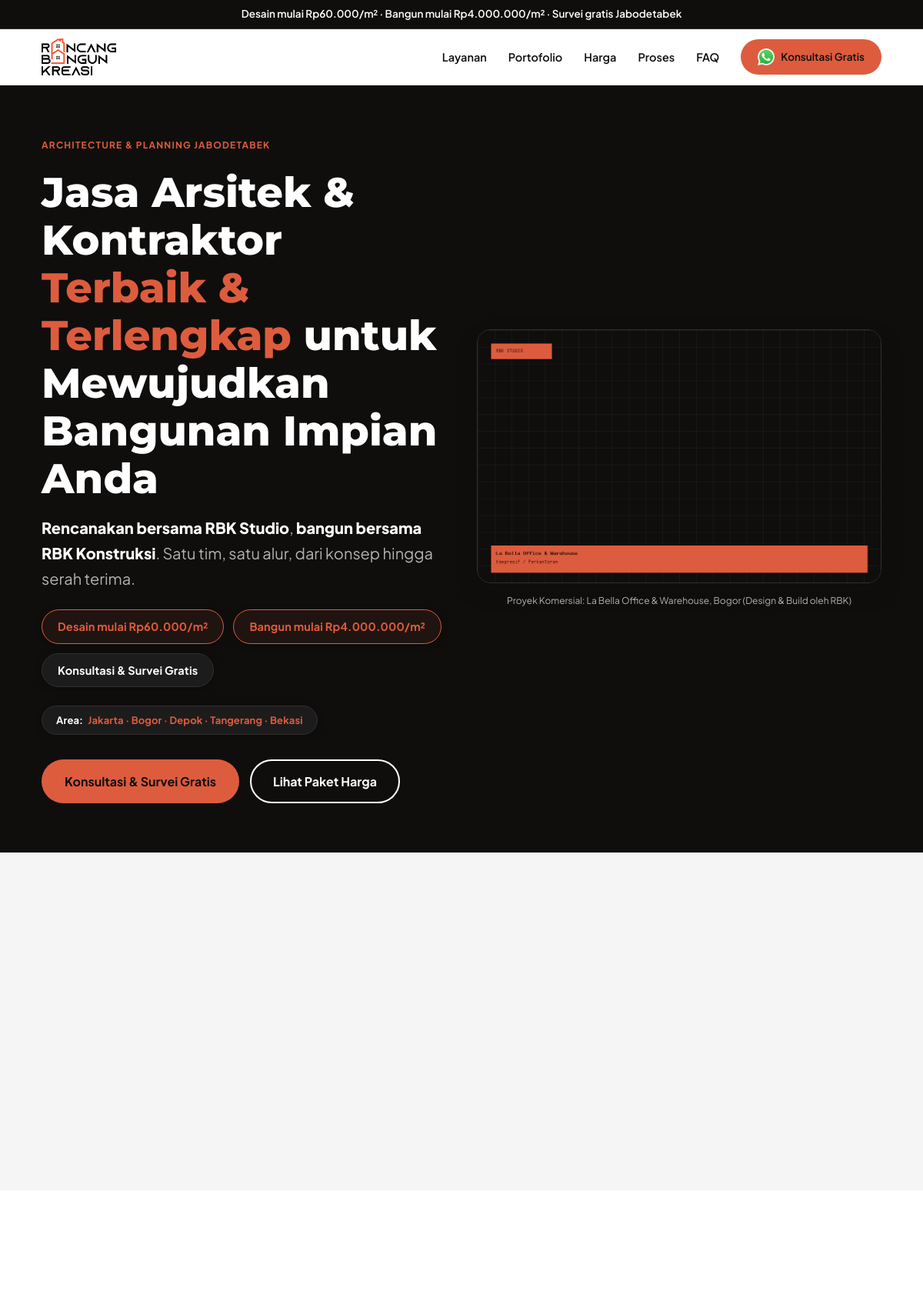
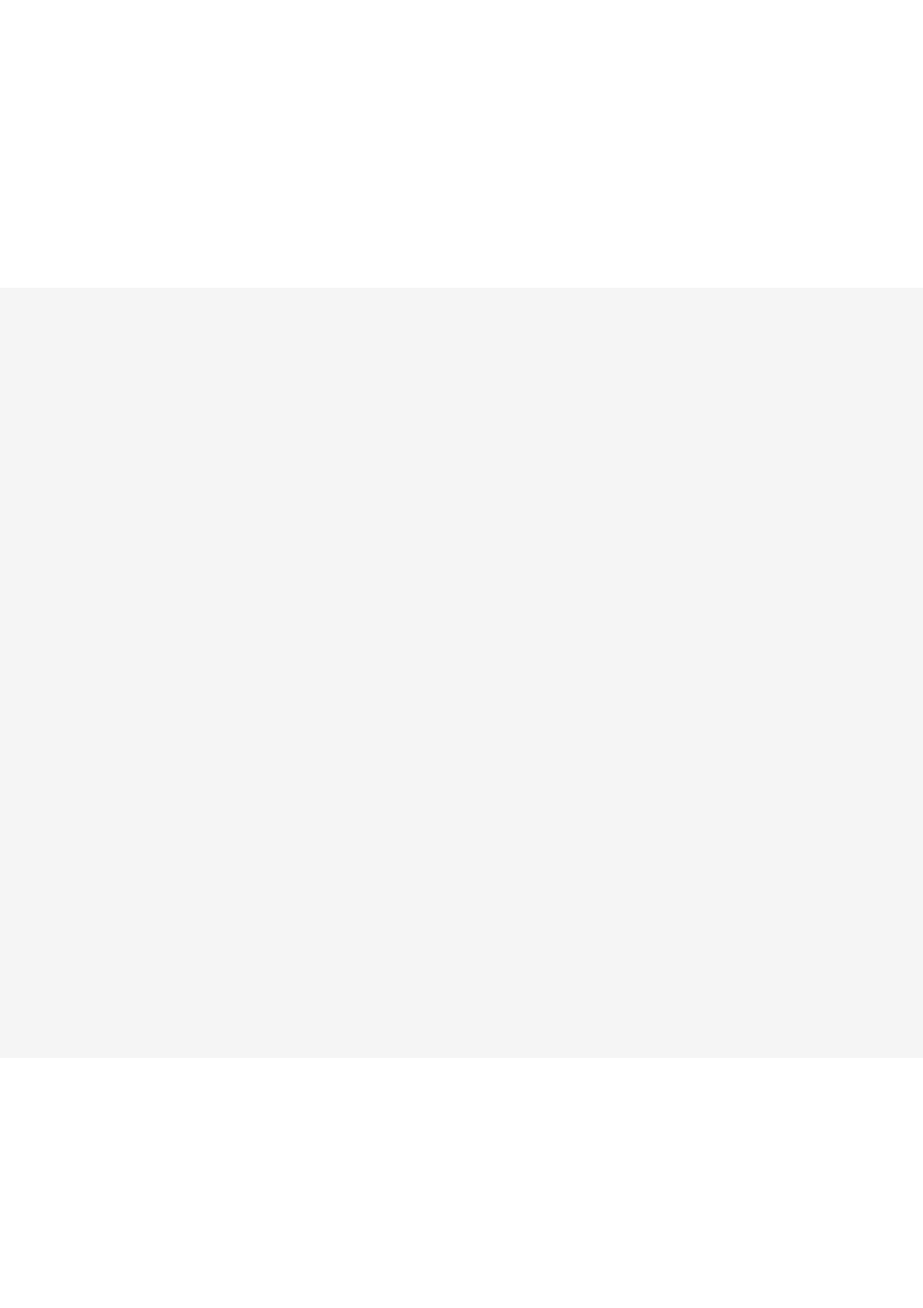
The page / (upper part) on the database its author committed (2 pictures, top to bottom).
### tables this page shows
CREATE TABLE `sections` (
  `id` BIGINT UNSIGNED AUTO_INCREMENT PRIMARY KEY,
  `key` VARCHAR(50) NOT NULL UNIQUE,
  `eyebrow` VARCHAR(255) NULL,
  `title` VARCHAR(255) NULL,
  `subtitle` TEXT NULL,
  `body` LONGTEXT NULL,
  `cta_label` VARCHAR(100) NULL,
  `cta_target` VARCHAR(255) NULL,
  `image_media_id` BIGINT UNSIGNED NULL,
  `is_visible` TINYINT(1) NOT NULL DEFAULT 1,
  `sort_order` INT NOT NULL DEFAULT 0,
  `created_at` DATETIME NOT NULL DEFAULT CURRENT_TIMESTAMP,
  `updated_at` DATETIME NOT NULL DEFAULT CURRENT_TIMESTAMP ON UPDATE CURRENT_TIMESTAMP,
  `deleted_at` DATETIME NULL
);

### app/Views/public/home.php (the view, shortened to what the rows shown need)
<!DOCTYPE html>
<html lang="id">
<head>
  <link rel="stylesheet" href="<?= asset('assets/css/style.css') ?>">
</head>
<body>
  <?php if (isset($sections['s0_announcement']) && ($settings['announcement_enabled'] ?? '1') === '1'): ?>
    <div class="announcement-bar">
      <?= e($sections['s0_announcement']['title'] ?? '') ?>
    </div>
  <?php endif; ?>
  <?php if (isset($sections['s1_navbar'])): ?>
    <header class="navbar-sticky">
      <div class="container navbar-inner">
        <a href="#top" class="navbar-brand" aria-label="Rancang Bangun Kreasi (RBK)">
          <img src="/assets/img/logo-rbk.png" alt="Rancang Bangun Kreasi Logo" class="brand-logo" width="200" height="48">
        </a>
        <ul class="navbar-menu">
          <li><a href="#layanan">Layanan</a></li>
          <li><a href="#portofolio">Portofolio</a></li>
          <li><a href="#harga">Harga</a></li>
          <li><a href="#proses">Proses</a></li>
          <li><a href="#faq">FAQ</a></li>
          <li>
            <a href="https://wa.me/<?= e($settings['whatsapp_number'] ?? '6281234593742') ?>" target="_blank" class="btn btn-orange btn-wa-nav" style="padding: 10px 20px; font-size: 13.5px; gap: 8px;">
              <img src="/assets/img/whatsapp-icon.png" alt="WhatsApp" width="22" height="22" style="width: 22px; height: 22px; object-fit: contain; flex-shrink: 0;">
              <span>Konsultasi Gratis</span>
            </a>
          </li>
        </ul>
      </div>
    </header>
  <?php endif; ?>
  <?php if (isset($sections['s2_hero'])): ?>
    <section id="top" class="hero-section dark">
      <div class="container hero-grid">
        <div class="hero-content reveal">
          <span class="eyebrow"><?= e($sections['s2_hero']['eyebrow']) ?></span>
          <h1><?= $sections['s2_hero']['title'] ?></h1>
          <p style="font-size: clamp(18px, 2.2vw, 20px); line-height: 1.65; margin-bottom: var(--space-6);"><?= $sections['s2_hero']['subtitle'] ?></p>
          <div class="hero-chips">
            <span class="hero-chip highlight">Desain mulai <?= format_rupiah(\App\Models\PackageModel::getMinPrice('desain')) ?>/m²</span>
            <span class="hero-chip highlight">Bangun mulai <?= format_rupiah(\App\Models\PackageModel::getMinPrice('bangun')) ?>/m²</span>
            <span class="hero-chip">Konsultasi & Survei Gratis</span>
          </div>
          <div class="hero-chips" style="margin-bottom: var(--space-8);">
            <span class="hero-chip" style="font-size: 13px; padding: 8px 18px;">Area: <strong style="color: var(--color-orange);">Jakarta · Bogor · Depok · Tangerang · Bekasi</strong></span>
          </div>
          <div style="display: flex; gap: 14px; flex-wrap: wrap;">
            <a href="#konsultasi" class="btn btn-orange" style="padding: 16px 28px; font-size: 16px;">Konsultasi & Survei Gratis</a>
            <a href="#harga" class="btn btn-outline-light" style="padding: 16px 28px; font-size: 16px;">Lihat Paket Harga</a>
          </div>
        </div>
        <figure class="hero-visual reveal">
          <picture>
            <source srcset="/assets/img/la-bella.webp" type="image/webp">
            <img src="/assets/img/la-bella.webp" alt="La Bella Office & Warehouse karya RBK" width="800" height="500" fetchpriority="high">
          </picture>
          <figcaption>Proyek Komersial: La Bella Office & Warehouse, Bogor (Design & Build oleh RBK)</figcaption>
        </figure>
      </div>
    </section>
  <?php endif; ?>
  <?php if (isset($sections['s3_trust'])): ?>
    <section class="section alt">
      <div class="container">
      </div>
    </section>
  <?php endif; ?>
  <?php if (isset($sections['s4_problem'])): ?>
    <section id="kenapa" class="section">
    </section>
  <?php endif; ?>
  <?php if (isset($sections['s5_two_paths'])): ?>
    <section id="layanan" class="section alt">
      <div class="container">
      </div>
    </section>
  <?php endif; ?>
  <?php if (isset($sections['s6_studio_scope'])): ?>
    <section class="section">
      <div class="container">
      </div>
    </section>
  <?php endif; ?>
</body>
</html>

### app/Core/Router.php (shortened to what the rows shown need)
<?php
class Router
{
    private array $routes = [];
    private function addRoute(string $method, string $path, $handler, array $middlewares): void
    {
        $pattern = preg_replace('/\{([a-zA-Z0-9_]+)\}/', '(?P<$1>[^/]+)', $path);
        $pattern = '#^' . $pattern . '$#';
        $this->routes[] = [
            'method'      => $method,
            'path'        => $path,
            'pattern'     => $pattern,
            'handler'     => $handler,
            'middlewares' => $middlewares,
        ];
    }
    public function dispatch(Request $request): void
    {
        $method = $request->getMethod();
        $uri = $request->getUri();
        foreach ($this->routes as $route) {
            if ($route['method'] === $method && preg_match($route['pattern'], $uri, $matches)) {
                $params = array_filter($matches, 'is_string', ARRAY_FILTER_USE_KEY);
                $handler = $route['handler'];
                if (is_array($handler)) {
                    [$controllerClass, $methodName] = $handler;
                    $controller = new $controllerClass();
                    $controller->$methodName($request, ...array_values($params));
                } else if (is_callable($handler)) {
                    $handler($request, ...array_values($params));
                }
                return;
            }
        }
    }
}

### app/Services/PricingService.php (shortened to what the rows shown need)
<?php
class PricingService
{
    public static function replacePlaceholders(string $text): string
    {
        if (!str_contains($text, '{')) {
            return $text;
        }
        $desainMin = PackageModel::getMinPrice('desain');
        $bangunMin = PackageModel::getMinPrice('bangun');
        $desainBasic = format_rupiah(60000);
        $desainStandard = format_rupiah(80000);
        $desainPremium = format_rupiah(150000);
        $bangunBasic = "Rp4.000.000–4.500.000";
        $bangunStandard = "Rp4.500.000–5.000.000";
        $bangunPremium = "Rp6.000.000–7.500.000";
        $contohDesain120 = format_rupiah(120 * 60000);
        $replacements = [
            '{harga_desain_min}'     => format_rupiah($desainMin),
            '{{harga_desain_min}}'   => format_rupiah($desainMin),
            '{harga_bangun_min}'     => format_rupiah($bangunMin),
            '{{harga_bangun_min}}'   => format_rupiah($bangunMin),
            '{{harga_desain_basic}}' => $desainBasic,
            '{{harga_desain_standard}}' => $desainStandard,
            '{{harga_desain_premium}}'  => $desainPremium,
            '{{harga_bangun_basic}}' => $bangunBasic,
            '{{harga_bangun_standard}}' => $bangunStandard,
            '{{harga_bangun_premium}}'  => $bangunPremium,
            '{{contoh_desain_120}}'  => $contohDesain120,
        ];
        return strtr($text, $replacements);
    }
    public static function formatTitle(string $text): string
    {
        $text = self::replacePlaceholders($text);
        if (str_contains($text, '*')) {
            $text = preg_replace('/\*(.*?)\*/', '<span style="color: var(--color-orange);">$1</span>', $text);
        }
        return $text;
    }
}

### rows shown on the page
sections: eyebrow "ARCHITECTURE & PLANNING JABODETABEK", title "Jasa Arsitek & Kontraktor Terbaik & Terlengkap untuk Mewujudkan Bangunan Impian Anda", subtitle "Rencanakan bersama RBK Studio , bangun bersama RBK Konstruksi . Satu tim, satu alur, dari konsep hingga serah terima."

### other values the page prints
$sections['s0_announcement']['title'] "Desain mulai Rp60.000/m² · Bangun mulai Rp4.000.000/m² · Survei gratis Jabodetabek"
format_rupiah(\App\Models\PackageModel::getMinPrice('desain')) "Rp60.000"
format_rupiah(\App\Models\PackageModel::getMinPrice('bangun')) "Rp4.000.000"
